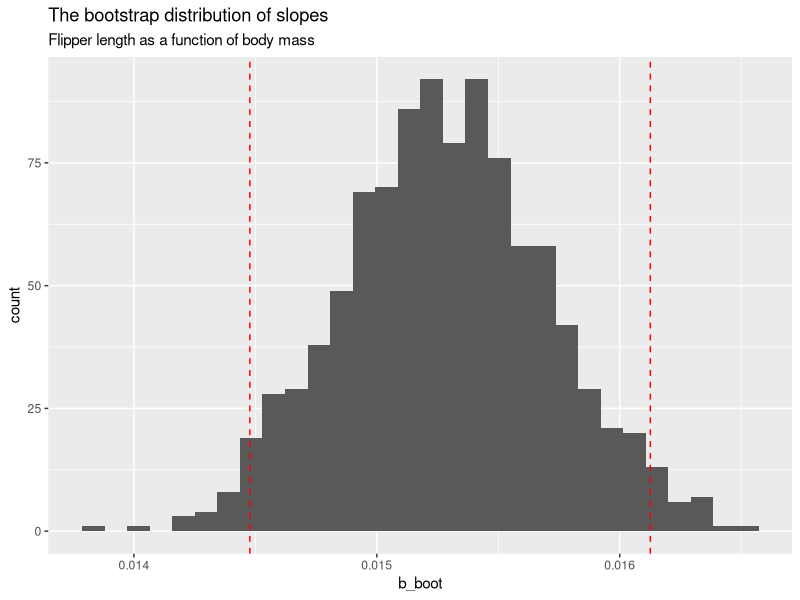

This figure's R source:
library(ggplot2)           # ggplot2 for creating visualizations, 
library(dplyr)             # dplyr for data manipulation, 
library(palmerpenguins)    # palmerpenguins for the dataset

boot_slope <- replicate(1000, simplify = FALSE, {
  penguins %>% 
    filter(!is.na(flipper_length_mm + body_mass_g)) %>%   # Filter out rows with missing values in flipper length or body mass
    slice_sample(prop = 1, replace = TRUE) %>%            # Perform bootstrap sampling (resample with replacement)
    summarise(b_boot = cov(body_mass_g, flipper_length_mm) / var(body_mass_g))  # Calculate the slope of the relationship using covariance/variance
}) %>% 
  bind_rows()  # Combine the results from all bootstrap samples into one data frame

# Create a histogram of the bootstrap distribution of the slopes
ggplot(boot_slope, aes(x = b_boot)) +  
  geom_histogram() +                                      # Plot a histogram of the bootstrapped slopes
  geom_vline(data = . %>% 
               reframe(b_boot = quantile(b_boot, c(0.025, 0.975))),  # Add vertical lines at the 2.5% and 97.5% quantiles (confidence intervals)
             aes(xintercept = b_boot), color = "red", lty = 2) +     # Red dashed lines for the quantiles
  labs(title = "The bootstrap distribution of slopes",                 # Add a title
       subtitle = "Flipper length as a function of body mass")         # Add a subtitle describing the relationship being examined
